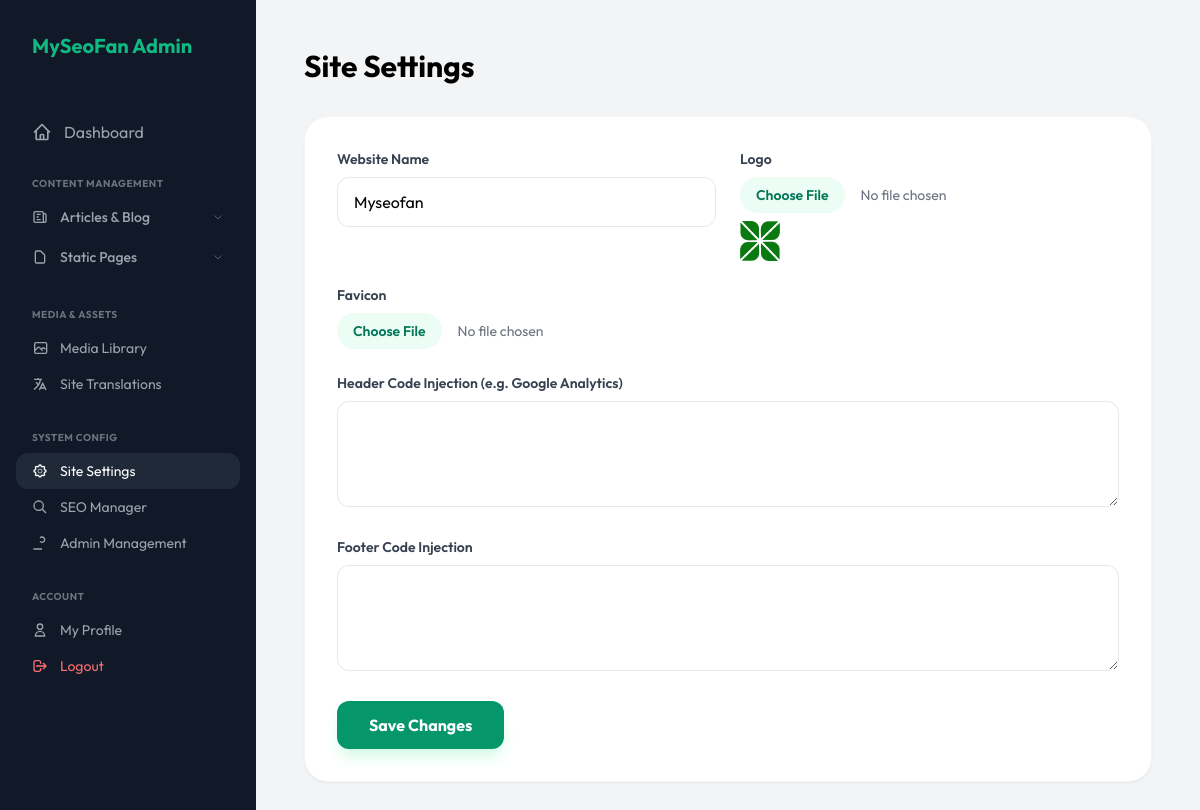
The page /admin/settings.php (signed in) on the database as committed earlier.
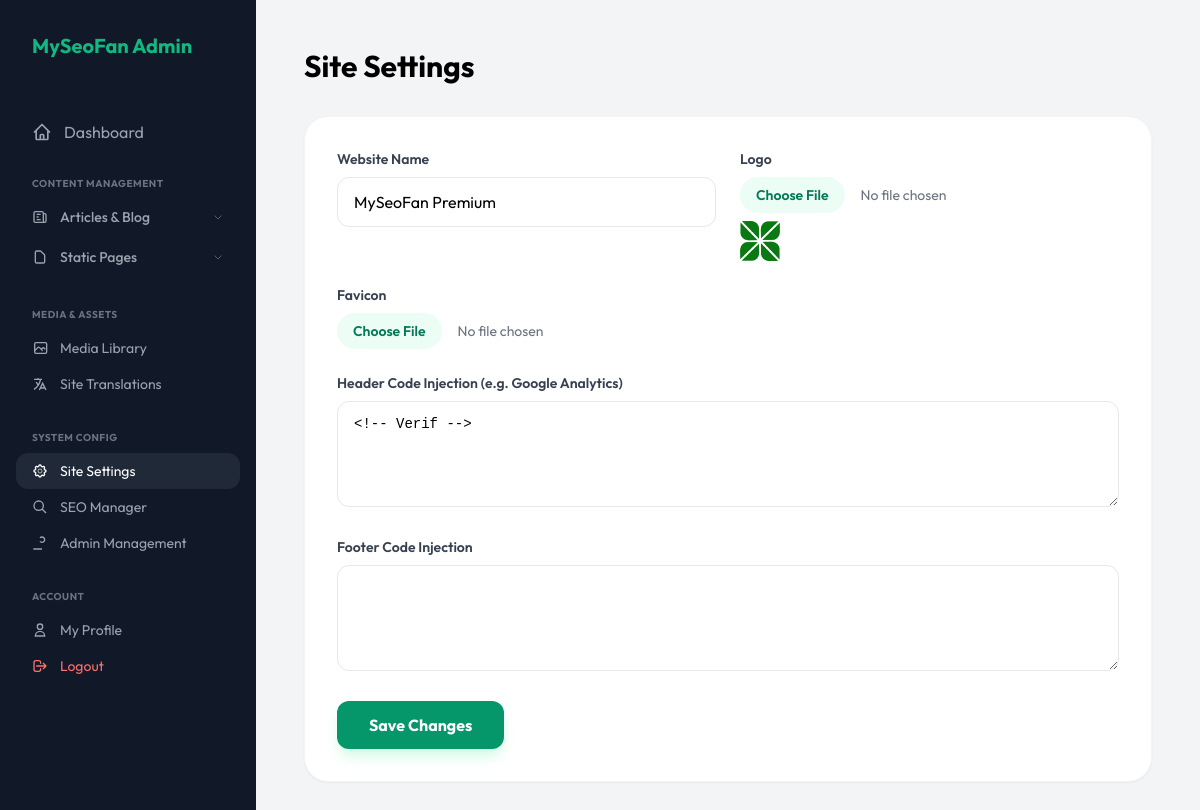
The same page on the database as committed later.
### tables this page shows
CREATE TABLE site_settings (id INTEGER PRIMARY KEY AUTOINCREMENT, site_name TEXT, logo_path TEXT, favicon_path TEXT, header_code TEXT, footer_code TEXT);

### includes/db.php (called while the page is built, shortened)
<?php
function getSiteSettings($pdo)
{
    try {
        $data = $pdo->query("SELECT * FROM site_settings WHERE id = 1")->fetch();
        return $data ?: [
            'site_name' => 'MySeoFan',
            'logo_path' => '',
            'favicon_path' => '',
            'header_code' => '',
            'footer_code' => ''
        ];
    } catch (\Exception $e) {
        return [
            'site_name' => 'MySeoFan',
            'logo_path' => '',
            'favicon_path' => '',
            'header_code' => '',
            'footer_code' => ''
        ];
    }
}

### admin/settings.php (the view, shortened to what this page needs)
<?php
require_once '../includes/db.php';
$settings = getSiteSettings($pdo);
?>
<!DOCTYPE html>
<html lang="en">
<head>
    <script src="https://cdn.tailwindcss.com"></script>
</head>
<body class="flex">
    <?php include 'includes/sidebar.php'; ?>
    <main class="flex-1 p-12 overflow-y-auto">
        <h1 class="text-3xl font-bold mb-8">Site Settings</h1>
        <div class="bg-white p-8 rounded-3xl shadow-sm border border-gray-100 max-w-4xl">
            <form action="" method="POST" enctype="multipart/form-data" class="space-y-6">
                <div class="grid md:grid-cols-2 gap-6">
                    <div>
                        <label class="block text-sm font-semibold text-gray-700 mb-2">Website Name</label>
                        <input type="text" name="site_name"
                            value="<?php echo htmlspecialchars($settings['site_name'] ?? ''); ?>"
                            class="w-full px-4 py-3 rounded-xl border border-gray-200 outline-none focus:border-emerald-500">
                    </div>
                    <div>
                        <label class="block text-sm font-semibold text-gray-700 mb-2">Logo</label>
                        <input type="file" name="logo"
                            class="w-full text-sm text-gray-500 file:mr-4 file:py-2 file:px-4 file:rounded-full file:border-0 file:text-sm file:font-semibold file:bg-emerald-50 file:text-emerald-700 hover:file:bg-emerald-100">
                        <?php if (!empty($settings['logo_path'])): ?>
                            <img src="../<?php echo $settings['logo_path']; ?>" class="mt-2 h-10">
                        <?php endif; ?>
                    </div>
                </div>
                <div class="grid md:grid-cols-2 gap-6">
                    <div>
                        <label class="block text-sm font-semibold text-gray-700 mb-2">Favicon</label>
                        <input type="file" name="favicon"
                            class="w-full text-sm text-gray-500 file:mr-4 file:py-2 file:px-4 file:rounded-full file:border-0 file:text-sm file:font-semibold file:bg-emerald-50 file:text-emerald-700 hover:file:bg-emerald-100">
                    </div>
                </div>
                <div>
                    <label class="block text-sm font-semibold text-gray-700 mb-2">Header Code Injection (e.g. Google
                        Analytics)</label>
                    <textarea name="header_code" rows="4"
                        class="w-full px-4 py-3 rounded-xl border border-gray-200 outline-none focus:border-emerald-500 font-mono text-sm"><?php echo htmlspecialchars($settings['header_code'] ?? ''); ?></textarea>
                </div>
                <div>
                    <label class="block text-sm font-semibold text-gray-700 mb-2">Footer Code Injection</label>
                    <textarea name="footer_code" rows="4"
                        class="w-full px-4 py-3 rounded-xl border border-gray-200 outline-none focus:border-emerald-500 font-mono text-sm"><?php echo htmlspecialchars($settings['footer_code'] ?? ''); ?></textarea>
                </div>
                <button type="submit"
                    class="bg-emerald-600 text-white px-8 py-3 rounded-xl font-bold hover:bg-emerald-700 transition-all shadow-lg shadow-emerald-100">
                    Save Changes
                </button>
            </form>
        </div>
    </main>
</body>
</html>

### admin/includes/sidebar.php (shortened to what this page needs)
<?php
$current_page = basename($_SERVER['PHP_SELF']);
$user_role = $_SESSION['role'] ?? 'super_admin';
?>
<aside class="sidebar w-64 bg-[#111827] flex-shrink-0 min-h-screen">
    <div class="p-8">
        <h2 class="text-xl font-bold text-emerald-500">MySeoFan Admin</h2>
    </div>
    <nav class="mt-4 px-4 space-y-1">
        <a href="dashboard.php"
            class="flex items-center gap-3 px-4 py-3 rounded-xl transition-all <?php echo $current_page == 'dashboard.php' ? 'nav-active text-white' : 'text-gray-400 hover:bg-gray-800 hover:text-white'; ?>">
            <svg class="w-5 h-5" fill="none" stroke="currentColor" viewBox="0 0 24 24">
                <path stroke-linecap="round" stroke-linejoin="round" stroke-width="2"
                    d="M3 12l2-2m0 0l7-7 7 7M5 10v10a1 1 0 001 1h3m10-11l2 2m-2-2v10a1 1 0 01-1 1h-3m-6 0a1 1 0 001-1v-4a1 1 0 011-1h2a1 1 0 011 1v4a1 1 0 001 1m-6 0h6" />
            </svg>
            <span>Dashboard</span>
        </a>
        <div class="pt-4 pb-2">
            <p class="px-4 text-[10px] font-bold text-gray-500 uppercase tracking-wider mb-2">Content Management</p>
            <div class="mb-1">
                <button onclick="toggleSection('blog-submenu')"
                    class="w-full flex items-center justify-between px-4 py-2 text-gray-400 hover:text-white transition-all rounded-xl hover:bg-gray-800 text-left <?php echo $current_page == 'blog.php' ? 'bg-gray-800/50' : ''; ?>">
                    <div class="flex items-center gap-3">
                        <svg class="w-4 h-4" fill="none" stroke="currentColor" viewBox="0 0 24 24">
                            <path stroke-width="2"
                                d="M19 20H5a2 2 0 01-2-2V6a2 2 0 012-2h10a2 2 0 012 2v1m2 13a2 2 0 01-2-2V7m2 13a2 2 0 002-2V9a2 2 0 00-2-2h-2m-4-3H9M7 16h6M7 8h6m-6 4h3" />
                        </svg>
                        <span class="text-sm font-medium">Articles & Blog</span>
                    </div>
                    <svg id="blog-submenu-chevron"
                        class="w-3 h-3 transition-transform <?php echo $current_page == 'blog.php' ? 'rotate-180' : ''; ?>"
                        fill="none" stroke="currentColor" viewBox="0 0 24 24">
                        <path d="M19 9l-7 7-7-7" />
                    </svg>
                </button>
            </div>
            <?php if (in_array($user_role, ['super_admin', 'editor'])): ?>
                <div class="mb-1">
                    <button onclick="toggleSection('page-submenu')"
                        class="w-full flex items-center justify-between px-4 py-2 text-gray-400 hover:text-white transition-all rounded-xl hover:bg-gray-800 text-left <?php echo $current_page == 'pages.php' ? 'bg-gray-800/50' : ''; ?>">
                        <div class="flex items-center gap-3">
                            <svg class="w-4 h-4" fill="none" stroke="currentColor" viewBox="0 0 24 24">
                                <path stroke-width="2"
                                    d="M7 21h10a2 2 0 002-2V9.414a1 1 0 00-.293-.707l-5.414-5.414A1 1 0 0012.586 3H7a2 2 0 00-2 2v14a2 2 0 002 2z" />
                            </svg>
                            <span class="text-sm font-medium">Static Pages</span>
                        </div>
                        <svg id="page-submenu-chevron"
                            class="w-3 h-3 transition-transform <?php echo $current_page == 'pages.php' ? 'rotate-180' : ''; ?>"
                            fill="none" stroke="currentColor" viewBox="0 0 24 24">
                            <path d="M19 9l-7 7-7-7" />
                        </svg>
                    </button>
                </div>
            <?php endif; ?>
        </div>
        <?php if (in_array($user_role, ['super_admin', 'editor'])): ?>
            <div class="pt-4 pb-2">
                <p class="px-4 text-[10px] font-bold text-gray-500 uppercase tracking-wider mb-2">Media & Assets</p>
                <a href="media.php"
                    class="flex items-center gap-3 px-4 py-2 rounded-xl text-sm transition-all <?php echo $current_page == 'media.php' ? 'text-white bg-gray-800' : 'text-gray-400 hover:text-white hover:bg-gray-800'; ?>">
                    <svg class="w-4 h-4" fill="none" stroke="currentColor" viewBox="0 0 24 24">
                        <path stroke-width="2"
                            d="M4 16l4.586-4.586a2 2 0 012.828 0L16 16m-2-2l1.586-1.586a2 2 0 012.828 0L20 14m-6-6h.01M6 20h14a2 2 0 002-2V6a2 2 0 00-2-2H6a2 2 0 00-2 2v12a2 2 0 002 2z" />
                    </svg>
                    <span>Media Library</span>
                </a>
                <a href="translations.php"
                    class="flex items-center gap-3 px-4 py-2 rounded-xl text-sm transition-all <?php echo $current_page == 'translations.php' ? 'text-white bg-gray-800' : 'text-gray-400 hover:text-white hover:bg-gray-800'; ?>">
                    <svg class="w-4 h-4" fill="none" stroke="currentColor" viewBox="0 0 24 24">
                        <path stroke-width="2"
                            d="M3 5h12M9 3v2m1.048 9.5A18.022 18.022 0 016.412 9m6.088 9h7M11 21l5-10 5 10M12.751 5C11.783 11.37 9.19 15.683 3 20" />
                    </svg>
                    <span>Site Translations</span>
                </a>
            </div>
        <?php endif; ?>
        <?php if ($user_role === 'super_admin'): ?>
            <div class="pt-4 pb-2">
                <p class="px-4 text-[10px] font-bold text-gray-500 uppercase tracking-wider mb-2">System Config</p>
                <a href="settings.php"
                    class="flex items-center gap-3 px-4 py-2 rounded-xl text-sm transition-all <?php echo $current_page == 'settings.php' ? 'text-white bg-gray-800' : 'text-gray-400 hover:text-white hover:bg-gray-800'; ?>">
                    <span>Site Settings</span>
                </a>
                <a href="seo.php"
                    class="flex items-center gap-3 px-4 py-2 rounded-xl text-sm transition-all <?php echo $current_page == 'seo.php' ? 'text-white bg-gray-800' : 'text-gray-400 hover:text-white hover:bg-gray-800'; ?>">
                    <svg class="w-4 h-4" fill="none" stroke="currentColor" viewBox="0 0 24 24">
                        <path stroke-width="2" d="M21 21l-6-6m2-5a7 7 0 11-14 0 7 7 0 0114 0z" />
                    </svg>
                    <span>SEO Manager</span>
                </a>
                <a href="users.php"
                    class="flex items-center gap-3 px-4 py-2 rounded-xl text-sm transition-all <?php echo $current_page == 'users.php' ? 'text-white bg-gray-800' : 'text-gray-400 hover:text-white hover:bg-gray-800'; ?>">
                    <svg class="w-4 h-4" fill="none" stroke="currentColor" viewBox="0 0 24 24">
                        <path stroke-width="2"
                            d="M12 4.354a4 4 0 110 5.292M15 21H3v-1a6 0 0112 0v1zm0 0h6v-1a6 0 00-9-5.197M13 7a4 4 0 11-8 0 4 4 0 018 0z" />
                    </svg>
                    <span>Admin Management</span>
                </a>
            </div>
        <?php endif; ?>
        <div class="pt-4 pb-2">
            <p class="px-4 text-[10px] font-bold text-gray-500 uppercase tracking-wider mb-2">Account</p>
            <a href="profile.php"
                class="flex items-center gap-3 px-4 py-2 rounded-xl text-sm transition-all <?php echo $current_page == 'profile.php' ? 'text-white bg-gray-800' : 'text-gray-400 hover:text-white hover:bg-gray-800'; ?>">
                <svg class="w-4 h-4" fill="none" stroke="currentColor" viewBox="0 0 24 24">
                    <path stroke-width="2" d="M16 7a4 4 0 11-8 0 4 4 0 018 0zM12 14a7 7 0 00-7 7h14a7 7 0 00-7-7z" />
                </svg>
                <span>My Profile</span>
            </a>
            <a href="logout.php"
                class="flex items-center gap-3 px-4 py-2 rounded-xl text-sm text-red-400 hover:bg-red-400/10 transition-all">
                <svg class="w-4 h-4" fill="none" stroke="currentColor" viewBox="0 0 24 24">
                    <path stroke-linecap="round" stroke-linejoin="round" stroke-width="2"
                        d="M17 16l4-4m0 0l-4-4m4 4H7m6 4v1a3 3 0 01-3 3H6a3 3 0 01-3-3V7a3 3 0 013-3h4a3 3 0 013 3v1" />
                </svg>
                <span>Logout</span>
            </a>
        </div>
    </nav>
</aside>

### admin/settings.php (style rules this page uses)
body { font-family: 'Outfit', sans-serif; background: #f3f4f6; }
.sidebar { height: 100vh; background: #111827; color: white; }

Rows that differ between the two databases and show on the page:
changed site_settings: site_name "Myseofan" → "MySeoFan Premium"; header_code (not shown) → "<!-- Verif -->"
